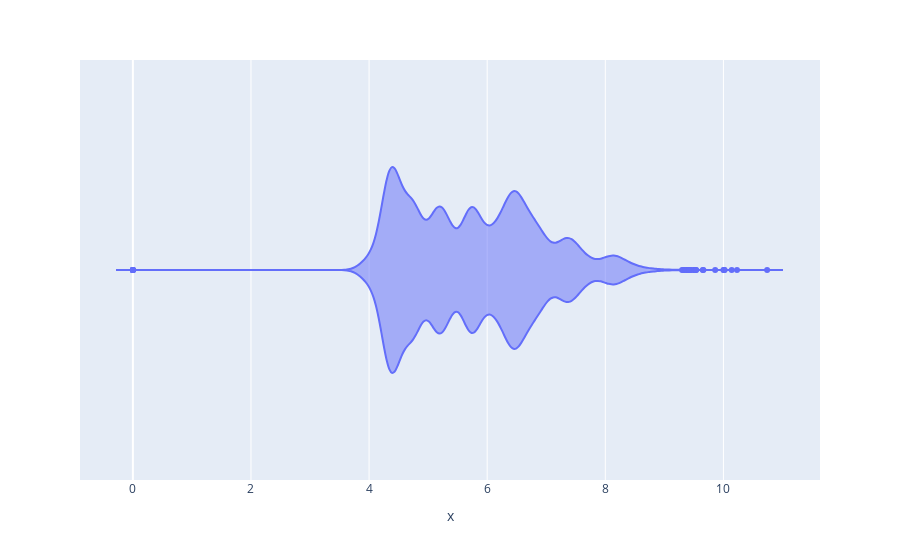

Source (notebook cell):
### Code cell
fig_2=px.violin(df,x='x')
fig_2.show()

### Figure 1 — Plotly figure (JSON) as saved in the notebook; plotly's stock layout.template omitted (floating-point values rounded to 4 significant figures; data arrays with more than 128 entries replaced by an {"elided": "..."} marker saying what was removed)
{"data": [{"alignmentgroup": "True", "box": {"visible": false}, "hovertemplate": "x=%{x}<extra></extra>", "legendgroup": "", "marker": {"color": "#636efa"}, "name": "", "offsetgroup": "", "orientation": "h", "scalegroup": "True", "showlegend": false, "type": "violin", "x": {"elided": "53940 float values"}, "x0": " ", "xaxis": "x", "y0": " ", "yaxis": "y"}], "layout": {"legend": {"tracegroupgap": 0}, "margin": {"t": 60}, "violinmode": "group", "xaxis": {"anchor": "y", "domain": [0, 1], "title": {"text": "x"}}, "yaxis": {"anchor": "x", "domain": [0, 1]}}}
